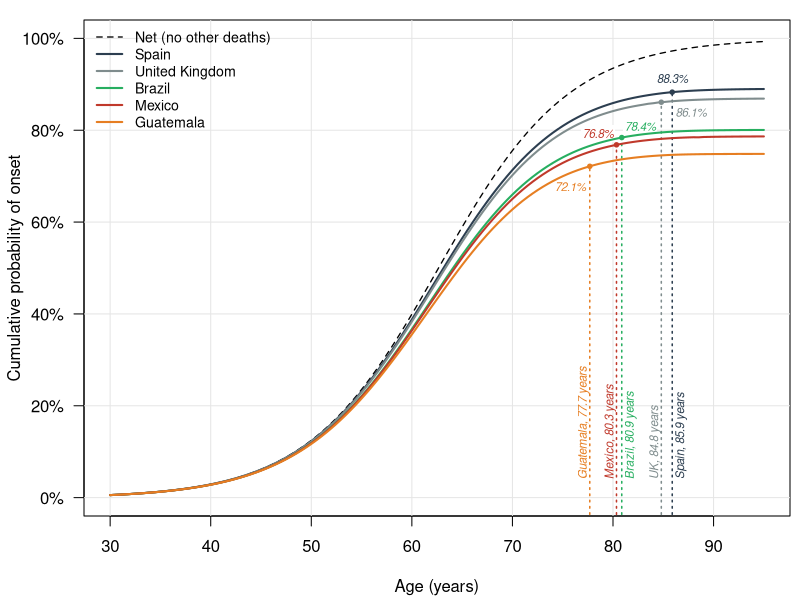
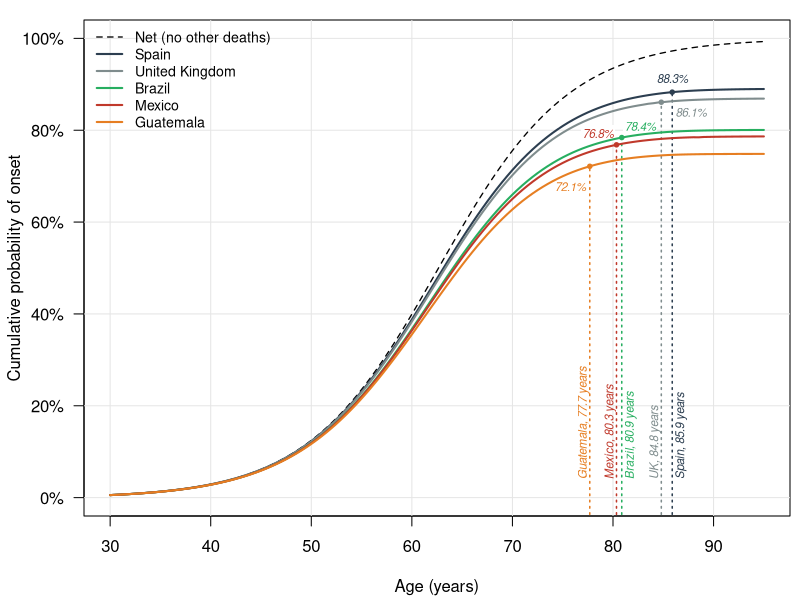
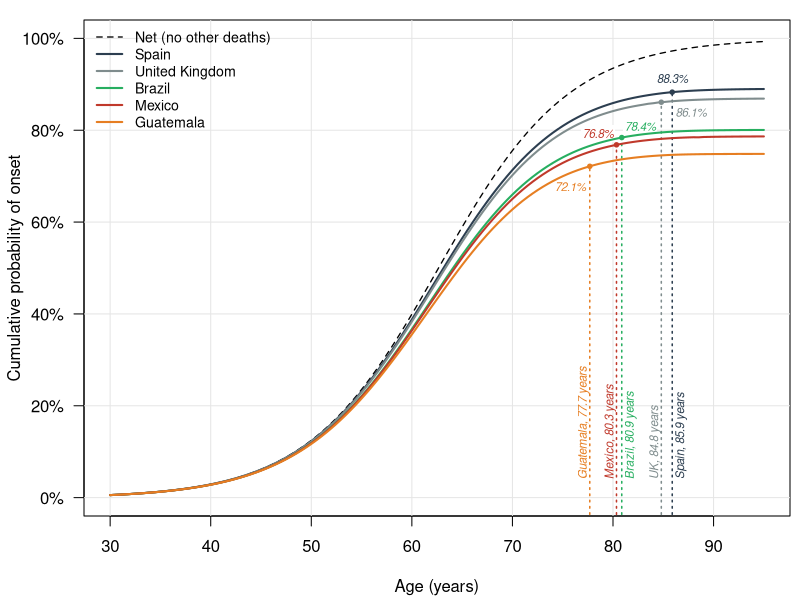

Reproduce these figures in R, in order. (Note: this script raises an error after producing the figures.)
################################################################################
## Crude versus net penetrance of Huntington's disease (HD) alleles under
## country-specific background mortality
##
## Produces every computed number in main.tex:
##   output/table1.csv          Table 1 (net and crude penetrance)
##   output/validation_*.csv    checks of the transcribed WHO data
##   output/sensitivity.csv     sensitivity analyses
##   output/checks.txt          text claims checked against the data
##   output/key-numbers.tex     LaTeX macros for the numbers quoted in the text
##   ../figures/figure1-crude-penetrance.{pdf,png}
##
## Run from the code/ folder:  Rscript crude_penetrance.R
## Base R only; no packages required.
################################################################################

dir.create("output", showWarnings = FALSE)

#-------------------------------------------------------------------------------
# 1. Inputs
#-------------------------------------------------------------------------------

## 1a. WHO Global Health Observatory life tables, both sexes.
##     nmx = age-specific death rate (indicator LIFE_0000000029)
##     ex  = life expectancy at the start of the age group (indicator LIFE_0000000035)
##     Source: https://ghoapi.azureedge.net/api/LIFE_0000000029 and .../LIFE_0000000035
##     filtered by SpatialDim (ISO3 country), TimeDim (year), Dim1 = SEX_BTSX.
##     Accessed 2026-10-09. SOURCES.md lists the exact query URLs.
lt <- read.csv("data/who_life_tables.csv", stringsAsFactors = FALSE)
lt <- lt[order(lt$country, lt$year, lt$age_start), ]

## Table order: high-income comparators, South America, Mexico and Central America
groups <- list("High-income comparators" = c("ESP", "SWE", "GBR", "CAN", "USA"),
               "South America" = c("CHL", "PER", "COL", "ARG", "BRA"),
               "Mexico and Central America" = c("MEX", "SLV", "HND", "GTM"))
countries <- unlist(groups, use.names = FALSE)
central_am <- c("SLV", "HND", "GTM")
cnames <- c(MEX = "Mexico", ESP = "Spain", SWE = "Sweden", GBR = "United Kingdom", CAN = "Canada", USA = "United States",
            ARG = "Argentina", CHL = "Chile", COL = "Colombia", PER = "Peru",
            BRA = "Brazil", SLV = "El Salvador", HND = "Honduras", GTM = "Guatemala")

## 1b. Age-at-onset model of Langbehn et al. (2004), Clin Genet 65:267-277.
##     Onset age ~ logistic(mean = mu(CAG), variance = sigma^2(CAG)):
##       mu(CAG)      = 21.54 + exp(9.556 - 0.1460 * CAG)
##       sigma^2(CAG) = 35.55 + exp(17.72 - 0.3269 * CAG)
##     The mean constants are confirmed in published secondary sources
##     (SOURCES.md). The variance constants MUST be checked against the
##     original paper and its 2004 erratum; Section 6 shows how much the
##     results move if sigma is 20% smaller or larger.
langbehn <- function(cag, sd_scale = 1) {
  mu <- 21.54 + exp(9.556 - 0.1460 * cag)
  sigma <- sqrt(35.55 + exp(17.72 - 0.3269 * cag)) * sd_scale
  s <- sigma * sqrt(3) / pi          # logistic scale parameter
  list(mu = mu, sigma = sigma,
       cdf = function(t) plogis(t, location = mu, scale = s),
       pdf = function(t) dlogis(t, location = mu, scale = s))
}

#-------------------------------------------------------------------------------
# 2. Background survival from a piecewise-constant hazard
#-------------------------------------------------------------------------------

## Within each WHO age group the death rate nmx is treated as a constant hazard.
## The open interval 85+ uses the WHO 85+ rate (main analysis) or 1/e85
## (sensitivity analysis, Section 6).
breaks <- c(0, 1, seq(5, 85, 5))
make_hazard <- function(cc, yr = 2019, open = "nmx") {
  d <- lt[lt$country == cc & lt$year == yr, ]
  h <- d$nmx
  if (open == "inv_e85") h[length(h)] <- 1 / d$ex[nrow(d)]
  function(t) h[findInterval(t, breaks)]
}

## Survival from age a0 to age t (t >= a0): exp(-integral of the hazard from a0 to t),
## computed exactly for a piecewise-constant hazard.
make_surv <- function(haz) {
  function(t, a0) {
    sapply(t, function(tt) {
      if (tt <= a0) return(1)
      knots <- sort(unique(c(a0, breaks[breaks > a0 & breaks < tt], tt)))
      exp(-sum(haz(knots[-length(knots)]) * diff(knots)))
    })
  }
}

## Life expectancy at age a: integral of S(t | a) from a to infinity
## (upper limit 130, where survival is effectively zero).
life_exp <- function(cc, a, yr = 2019, open = "nmx") {
  S <- make_surv(make_hazard(cc, yr, open))
  integrate(function(t) S(t, a), a, 130, subdivisions = 2000)$value
}

#-------------------------------------------------------------------------------
# 3. Validation of the transcribed WHO data
#-------------------------------------------------------------------------------

## 3a. Age-group check. With deaths spread evenly within a group (a_x = n/2),
##     the WHO ex values imply a survival probability p for each group:
##       e_x = n (1 + p) / 2 + p e_{x+n}   =>   p = (e_x - n/2) / (n/2 + e_{x+n})
##     and an implied death rate m = 2 (1 - p) / (n (1 + p)).
##     Comparing implied m with the transcribed nmx group by group detects a
##     transcription error in any single age group. Ages 0 and 1-4 are skipped
##     because WHO uses a_x well below n/2 at those ages.
val_group <- do.call(rbind, lapply(countries, function(cc) {
  d <- lt[lt$country == cc & lt$year == 2019, ]
  do.call(rbind, lapply(3:(nrow(d) - 1), function(i) {
    n <- d$age_start[i + 1] - d$age_start[i]
    p <- (d$ex[i] - n / 2) / (n / 2 + d$ex[i + 1])
    m_impl <- 2 * (1 - p) / (n * (1 + p))
    data.frame(country = cc, age_group = d$age_group[i], nmx_who = d$nmx[i],
               nmx_implied = m_impl, rel_diff = m_impl / d$nmx[i] - 1)
  }))
}))
write.csv(val_group, "output/validation_by_age_group.csv", row.names = FALSE)

## 3b. Life-expectancy check: e0, e40, e60 recomputed from nmx vs WHO ex.
who_ex <- function(cc, a, yr = 2019) lt$ex[lt$country == cc & lt$year == yr & lt$age_start == a]
val_ex <- do.call(rbind, lapply(countries, function(cc) {
  data.frame(country = cc,
             e0_who = who_ex(cc, 0),   e0_ours = life_exp(cc, 0),
             e40_who = who_ex(cc, 40), e40_ours = life_exp(cc, 40),
             e60_who = who_ex(cc, 60), e60_ours = life_exp(cc, 60))
}))
write.csv(val_ex, "output/validation_life_expectancy.csv", row.names = FALSE)

#-------------------------------------------------------------------------------
# 4. Net and crude penetrance
#-------------------------------------------------------------------------------

## Net penetrance by age t, among carriers without onset at age a0:
##   [F(t) - F(a0)] / [1 - F(a0)]
## Crude (lifetime) penetrance, among carriers alive and without onset at a0:
##   integral from a0 to infinity of f(u) S(u | a0) du / [1 - F(a0)]
## (Equation 1 in main.tex, conditioned on age a0.)
net_pen <- function(cag, t, a0 = 18, sd_scale = 1) {
  m <- langbehn(cag, sd_scale)
  (m$cdf(t) - m$cdf(a0)) / (1 - m$cdf(a0))
}
crude_pen <- function(cag, cc, a0 = 18, yr = 2019, open = "nmx", sd_scale = 1) {
  m <- langbehn(cag, sd_scale)
  S <- make_surv(make_hazard(cc, yr, open))
  num <- integrate(function(u) m$pdf(u) * S(u, a0), a0, 130, subdivisions = 2000)$value
  num / (1 - m$cdf(a0))
}

cags <- 40:45
tab <- do.call(rbind, lapply(cags, function(k) {
  m <- langbehn(k)
  crude <- sapply(countries, function(cc) crude_pen(k, cc))
  data.frame(cag = k, median_onset = m$mu, sd_onset = m$sigma,
             net65 = net_pen(k, 65), net75 = net_pen(k, 75), net85 = net_pen(k, 85),
             t(crude), gap_ESP_MEX = unname(crude["ESP"] - crude["MEX"]))
}))
write.csv(tab, "output/table1.csv", row.names = FALSE)
print(round(tab, 3))

#-------------------------------------------------------------------------------
# 5. Text claims checked against the data
#-------------------------------------------------------------------------------

sink("output/checks.txt")
cat("Claim: death rates in Mexico exceed those in Spain in every age group (2019)\n")
dm <- lt[lt$country == "MEX" & lt$year == 2019, ]
ds <- lt[lt$country == "ESP" & lt$year == 2019, ]
print(data.frame(age = dm$age_group, MEX = dm$nmx, ESP = ds$nmx, ratio = round(dm$nmx / ds$nmx, 2)))
cat("All ages higher in Mexico:", all(dm$nmx > ds$nmx), "\n\n")

cat("Claim: crude penetrance is lowest in Guatemala, Honduras, or El Salvador at every CAG,\n")
cat("and all three Central American countries are below Mexico at every CAG\n")
print(setNames(sapply(seq_along(cags), function(i) names(which.min(unlist(tab[i, countries])))), cags))
cat("All Central American < Mexico at every CAG:",
    all(sapply(seq_along(cags), function(i) all(unlist(tab[i, central_am]) < tab$MEX[i]))), "\n")
cat("Mexico rank (1 = lowest) by CAG:",
    sapply(seq_along(cags), function(i) rank(unlist(tab[i, countries]))[["MEX"]]), "\n\n")

cat("Claim: crude penetrance at 40 CAG tracks remaining life expectancy at 40\n")
e40 <- sapply(countries, function(cc) who_ex(cc, 40))
c40 <- unlist(tab[tab$cag == 40, countries])
print(data.frame(e40 = round(e40, 1), crude40 = round(c40, 3))[order(e40), ])
cat("Spearman correlation:", round(cor(e40, c40, method = "spearman"), 3), "\n\n")

cat("Claim: net penetrance by 65 for 40 and 50 repeats\n")
cat("40 CAG:", round(net_pen(40, 65), 3), "  50 CAG:", round(net_pen(50, 65), 4), "\n\n")

cat("Claim: share of carriers of 40 repeats dying before onset (1 - crude)\n")
for (cc in c("MEX", "ESP", "GTM")) {
  q <- 1 - tab[tab$cag == 40, cc]
  cat(cc, ": ", round(q, 3), " = about 1 in ", round(1 / q, 1), "\n", sep = "")
}
sink()

#-------------------------------------------------------------------------------
# 6. Sensitivity analyses
#-------------------------------------------------------------------------------

sens <- function(label, f) {
  do.call(rbind, lapply(c(40, 42, 45), function(k) {
    v <- sapply(c("MEX", "ESP", "GBR"), function(cc) f(k, cc))
    data.frame(analysis = label, cag = k, MEX = v[1], ESP = v[2], GBR = v[3],
               gap_ESP_MEX = v[2] - v[1], row.names = NULL)
  }))
}
## brute-force grid sum, to check integrate()
grid_crude <- function(k, cc, a0 = 18, dt = 0.001) {
  m <- langbehn(k); h <- make_hazard(cc)
  u <- seq(a0, 130, by = dt)
  S <- exp(-cumsum(c(0, h(u[-length(u)]) * dt)))
  sum(m$pdf(u) * S) * dt / (1 - m$cdf(a0))
}
sens_tab <- rbind(
  sens("main (2019, start 18, 85+ = WHO nmx)", function(k, cc) crude_pen(k, cc)),
  sens("85+ hazard = 1/e85",                   function(k, cc) crude_pen(k, cc, open = "inv_e85")),
  sens("2023 life tables",                     function(k, cc) crude_pen(k, cc, yr = 2023)),
  sens("start age 30",                         function(k, cc) crude_pen(k, cc, a0 = 30)),
  sens("onset SD x 0.8",                       function(k, cc) crude_pen(k, cc, sd_scale = 0.8)),
  sens("onset SD x 1.2",                       function(k, cc) crude_pen(k, cc, sd_scale = 1.2)),
  sens("grid sum, dt = 0.001",                 grid_crude)
)
write.csv(sens_tab, "output/sensitivity.csv", row.names = FALSE)
print(sens_tab, digits = 3)

#-------------------------------------------------------------------------------
# 7. LaTeX macros for every number quoted in main.tex
#-------------------------------------------------------------------------------

pct <- function(x, d = 1) formatC(100 * x, format = "f", digits = d)
yrs <- function(x) formatC(x, format = "f", digits = 1)
r <- function(k) tab[tab$cag == k, ]
macros <- c(
  "% Generated by code/crude_penetrance.R; do not edit by hand",
  sprintf("\\newcommand{\\eZeroMEX}{%s}", yrs(who_ex("MEX", 0))),
  sprintf("\\newcommand{\\eZeroESP}{%s}", yrs(who_ex("ESP", 0))),
  sprintf("\\newcommand{\\eZeroGBR}{%s}", yrs(who_ex("GBR", 0))),
  sprintf("\\newcommand{\\eFortyMEX}{%s}", yrs(who_ex("MEX", 40))),
  sprintf("\\newcommand{\\eFortyESP}{%s}", yrs(who_ex("ESP", 40))),
  sprintf("\\newcommand{\\medianFortyCAG}{%s}", formatC(r(40)$median_onset, format = "f", digits = 0)),
  sprintf("\\newcommand{\\netSixtyFiveFortyCAG}{%s}", pct(r(40)$net65)),
  sprintf("\\newcommand{\\netSeventyFiveFortyCAG}{%s}", pct(r(40)$net75)),
  sprintf("\\newcommand{\\crudeFortyMEX}{%s}", pct(r(40)$MEX)),
  sprintf("\\newcommand{\\crudeFortyESP}{%s}", pct(r(40)$ESP)),
  sprintf("\\newcommand{\\crudeFortySWE}{%s}", pct(r(40)$SWE)),
  sprintf("\\newcommand{\\crudeFortyCAN}{%s}", pct(r(40)$CAN)),
  sprintf("\\newcommand{\\crudeFortyGBR}{%s}", pct(r(40)$GBR)),
  sprintf("\\newcommand{\\gapForty}{%s}", pct(r(40)$gap_ESP_MEX)),
  sprintf("\\newcommand{\\gapFortyTwo}{%s}", pct(r(42)$gap_ESP_MEX)),
  sprintf("\\newcommand{\\gapFortyFive}{%s}", pct(r(45)$gap_ESP_MEX)),
  sprintf("\\newcommand{\\crudeFortyBRA}{%s}", pct(r(40)$BRA)),
  sprintf("\\newcommand{\\crudeFortySLV}{%s}", pct(r(40)$SLV)),
  sprintf("\\newcommand{\\crudeFortyHND}{%s}", pct(r(40)$HND)),
  sprintf("\\newcommand{\\crudeFortyGTM}{%s}", pct(r(40)$GTM)),
  sprintf("\\newcommand{\\eFortyGTM}{%s}", yrs(who_ex("GTM", 40))),
  sprintf("\\newcommand{\\gapFortyGTM}{%s}", pct(r(40)$ESP - r(40)$GTM)),
  sprintf("\\newcommand{\\spearmanForty}{%s}",
          formatC(cor(sapply(countries, function(cc) who_ex(cc, 40)),
                      unlist(r(40)[countries]), method = "spearman"), format = "f", digits = 2))
)
writeLines(macros, "output/key-numbers.tex")

#-------------------------------------------------------------------------------
# 8. Figure 1
#-------------------------------------------------------------------------------

## Median age at death among people alive at 18: the age t with S(t | 18) = 0.5.
## Shown as dotted vertical lines (labelled) in Figure 1, 40 CAG only.
median_death18 <- function(cc) {
  S <- make_surv(make_hazard(cc))
  uniroot(function(t) S(t, 18) - 0.5, c(18, 120))$root
}
fig_cc <- c("ESP", "GBR", "BRA", "MEX", "GTM")
med_death <- sapply(fig_cc, median_death18)
write.csv(data.frame(country = fig_cc, median_age_at_death_from18 = med_death),
          "output/median_death_from18.csv", row.names = FALSE)

## Macros for the worked example in Supplementary Methods S1 (40 CAG; Mexico and Spain),
## appended to output/key-numbers.tex
m40 <- langbehn(40)
S_mex <- make_surv(make_hazard("MEX")); S_esp <- make_surv(make_hazard("ESP"))
nmx_at <- function(cc, a) lt$nmx[lt$country == cc & lt$year == 2019 & lt$age_start == a]
dot_at <- function(cc) {
  S <- make_surv(make_hazard(cc))
  integrate(function(u) m40$pdf(u) * S(u, 18), 18, med_death[[cc]])$value / (1 - m40$cdf(18))
}
grid40 <- sens_tab[sens_tab$analysis == "grid sum, dt = 0.001" & sens_tab$cag == 40, ]
main40 <- sens_tab[grepl("^main", sens_tab$analysis) & sens_tab$cag == 40, ]
f4 <- function(x) formatC(x, format = "f", digits = 4)
write(c(
  "% Worked example, Supplementary Methods S1",
  sprintf("\\newcommand{\\muFortyCAG}{%s}", yrs(m40$mu)),
  sprintf("\\newcommand{\\sdFortyCAG}{%s}", yrs(m40$sigma)),
  sprintf("\\newcommand{\\scaleFortyCAG}{%s}", formatC(m40$sigma * sqrt(3) / pi, format = "f", digits = 2)),
  sprintf("\\newcommand{\\FeighteenFortyCAG}{%s}", formatC(m40$cdf(18), format = "f", digits = 4)),
  sprintf("\\newcommand{\\hTwentyMEX}{%s}", f4(nmx_at("MEX", 20))),
  sprintf("\\newcommand{\\hSixtyMEX}{%s}", f4(nmx_at("MEX", 60))),
  sprintf("\\newcommand{\\hEightyMEX}{%s}", f4(nmx_at("MEX", 80))),
  sprintf("\\newcommand{\\hFifteenMEX}{%s}", formatC(nmx_at("MEX", 15), format = "f", digits = 6)),
  sprintf("\\newcommand{\\survSixtyMEX}{%s}", pct(S_mex(60, 18))),
  sprintf("\\newcommand{\\survEightyMEX}{%s}", pct(S_mex(80, 18))),
  sprintf("\\newcommand{\\survSixtyESP}{%s}", pct(S_esp(60, 18))),
  sprintf("\\newcommand{\\survEightyESP}{%s}", pct(S_esp(80, 18))),
  sprintf("\\newcommand{\\medDeathMEX}{%s}", yrs(med_death[["MEX"]])),
  sprintf("\\newcommand{\\medDeathESP}{%s}", yrs(med_death[["ESP"]])),
  sprintf("\\newcommand{\\medDeathGTM}{%s}", yrs(med_death[["GTM"]])),
  sprintf("\\newcommand{\\dotMEX}{%s}", pct(dot_at("MEX"))),
  sprintf("\\newcommand{\\gridDiffMax}{%s}",
          formatC(100 * max(abs(unlist(grid40[c("MEX", "ESP", "GBR")]) -
                                unlist(main40[c("MEX", "ESP", "GBR")]))), format = "f", digits = 3))
), "output/key-numbers.tex", append = TRUE)

draw_fig <- function() {
  par(mar = c(4.2, 4.2, 1, 0.5))
  cols <- c(ESP = "#2c3e50", GBR = "#7f8c8d", BRA = "#27ae60", MEX = "#c0392b", GTM = "#e67e22")
  ages <- seq(30, 95, by = 0.5)
  k <- 40
  m <- langbehn(k)
  plot(ages, net_pen(k, ages), type = "n", ylim = c(0, 1), las = 1, yaxt = "n",
       xlab = "Age (years)", ylab = "Cumulative probability of onset")
  axis(2, at = seq(0, 1, 0.2), labels = paste0(seq(0, 100, 20), "%"), las = 1)
  abline(h = seq(0, 1, 0.2), v = seq(30, 90, 10), col = "grey90")
  ## Dotted lines at the median age at death from 18, labelled vertically in small italics
  ## Each dotted line stops where it meets its own country's crude curve
  y_stop <- sapply(names(cols), function(cc) {
    S <- make_surv(make_hazard(cc))
    integrate(function(u) m$pdf(u) * S(u, 18), 18, med_death[cc])$value / (1 - m$cdf(18))
  })
  segments(med_death[names(cols)], -0.05, med_death[names(cols)], y_stop,
           col = cols, lty = 3, lwd = 1.5)
  points(med_death[names(cols)], y_stop, pch = 19, cex = 0.6, col = cols)
  ## Crude penetrance reached by the median age at death, printed at each dot
  ## Spain above the dot; Brazil above-right; Mexico above-left; Guatemala below-left;
  ## UK below and to the right of the Spain line, clear of lines and each other
  dx <- c(ESP = 0, GBR = 1.4, BRA = 0.3, MEX = -0.3, GTM = -0.4)
  dy <- c(ESP = 0.02, GBR = -0.012, BRA = 0.015, MEX = 0.015, GTM = -0.035)
  adj_lab <- list(ESP = c(0.5, 0), GBR = c(0, 1), BRA = c(0, 0), MEX = c(1, 0), GTM = c(1, 1))
  for (cc in names(cols)) {
    lab <- sprintf("%.1f%%", 100 * y_stop[cc])
    aj <- adj_lab[[cc]]
    x0 <- med_death[cc] + dx[cc]; y0 <- y_stop[cc] + dy[cc]
    w <- strwidth(lab, cex = 0.7, font = 3); h <- strheight(lab, cex = 0.7, font = 3)
    rect(x0 - aj[1] * w - 0.15, y0 - aj[2] * h - 0.008, x0 + (1 - aj[1]) * w + 0.15,
         y0 + (1 - aj[2]) * h + 0.008, col = "white", border = NA)
    text(x0, y0, lab, adj = aj, font = 3, cex = 0.7, col = cols[cc])
  }
  write.csv(data.frame(country = names(cols), median_age_at_death_from18 = med_death[names(cols)],
                       crude_penetrance_by_that_age = y_stop),
            "output/median_death_from18.csv", row.names = FALSE)
  lab_nm <- c(ESP = "Spain", GBR = "UK", BRA = "Brazil", MEX = "Mexico", GTM = "Guatemala")
  side <- c(ESP = 1, GBR = -1, BRA = 1, MEX = -1, GTM = -1)   # Spain right of its line to avoid the UK label
  for (cc in names(cols))
    text(med_death[cc] + 0.3 * side[cc], 0.04, sprintf("%s, %.1f years", lab_nm[cc], med_death[cc]),
         srt = 90, font = 3, cex = 0.7, col = cols[cc], adj = c(0, if (side[cc] > 0) 1 else 0))
  lines(ages, net_pen(k, ages), lty = 2, lwd = 1.3)
  for (cc in names(cols)) {
    S <- make_surv(make_hazard(cc))
    ci <- sapply(ages, function(a)
      integrate(function(u) m$pdf(u) * S(u, 18), 18, a)$value) / (1 - m$cdf(18))
    lines(ages, ci, col = cols[cc], lwd = 2)
  }
  legend("topleft", bty = "n", cex = 0.85,
         legend = c("Net (no other deaths)", cnames[names(cols)]),
         lty = c(2, rep(1, length(cols))), lwd = c(1.3, rep(2, length(cols))), col = c("black", cols))
}
draw_fig()
pdf("../figures/figure1-crude-penetrance.pdf", width = 9, height = 4.2); draw_fig(); invisible(dev.off())
png("../figures/figure1-crude-penetrance.png", width = 9, height = 4.2, units = "in", res = 200); draw_fig(); invisible(dev.off())

#-------------------------------------------------------------------------------
# 9. Table 1 as LaTeX (../tables/table1-crude-penetrance.tex)
#-------------------------------------------------------------------------------

f3 <- function(x) formatC(x, format = "f", digits = 3)
## Rows: countries (grouped); columns: life expectancy at 0 and 40, crude penetrance for 40 to 45 CAG
row_for <- function(cc) paste(c(cnames[[cc]], yrs(who_ex(cc, 0)), yrs(who_ex(cc, 40)),
                                f3(tab[[cc]])), collapse = " & ")
body <- unlist(lapply(names(groups), function(g)
  c(sprintf("\\multicolumn{9}{l}{\\textit{%s}} \\\\", g),
    paste0("\\quad ", sapply(groups[[g]], row_for), " \\\\"))))
tex <- c(
  "% Generated by code/crude_penetrance.R; do not edit by hand",
  "\\begin{table}[h!]",
  "\\centering",
  "\\caption{\\textbf{Net and crude probability of Huntington's disease onset by CAG repeat length and country.} Net probabilities assume no death from other causes; crude probabilities give the probability of onset before death from other causes under 2019 national mortality. All probabilities are conditional on survival without onset to age 18.}",
  "\\label{tab:crude}",
  "\\small",
  "\\begin{tabular}{lcccccccc}",
  "\\toprule",
  " & \\multicolumn{2}{c}{Life expectancy} & \\multicolumn{6}{c}{CAG repeat length} \\\\",
  "\\cmidrule(lr){2-3} \\cmidrule(lr){4-9}",
  paste0(" & At birth & At 40 & ", paste(cags, collapse = " & "), " \\\\"),
  "\\midrule",
  paste0("Median age at onset & & & ", paste(formatC(tab$median_onset, format = "f", digits = 1), collapse = " & "), " \\\\"),
  paste0("Net penetrance by age 75 & & & ", paste(f3(tab$net75), collapse = " & "), " \\\\"),
  "\\midrule",
  "\\multicolumn{9}{l}{Crude lifetime penetrance} \\\\",
  body,
  "\\bottomrule",
  "\\end{tabular}",
  "\\begin{minipage}{\\linewidth}",
  "\\vspace{0.5em}",
  "\\footnotesize",
  "Note: The onset distribution follows the logistic model of \\citet{langbehn2004new}, with median onset (years) equal to $21.54 + \\exp(9.556 - 0.146 \\times \\text{CAG})$. Background mortality uses age-specific death rates for both sexes from the World Health Organization Global Health Observatory life tables for 2019 \\citep{who2019lifetables}, the last year before the COVID-19 pandemic, treated as constant within each age group. Life expectancies (years) are the values published by the World Health Organization for 2019.",
  "\\end{minipage}",
  "\\end{table}"
)
writeLines(tex, "../tables/table1-crude-penetrance.tex")

#-------------------------------------------------------------------------------
# 10. Supplementary Table S1 as LaTeX (../tables/tableS1-sensitivity.tex)
#-------------------------------------------------------------------------------

labs <- c("main (2019, start 18, 85+ = WHO nmx)" = "Main analysis",
          "85+ hazard = 1/e85" = "Death rate at 85+ set to $1/e_{85}$",
          "2023 life tables" = "2023 life tables",
          "start age 30" = "Conditional on age 30 instead of 18",
          "onset SD x 0.8" = "Onset standard deviation $\\times$ 0.8",
          "onset SD x 1.2" = "Onset standard deviation $\\times$ 1.2",
          "grid sum, dt = 0.001" = "Grid sum, step 0.001 years")
rows <- sapply(seq_len(nrow(sens_tab)), function(i) with(sens_tab[i, ],
  paste(labs[analysis], cag, f3(MEX), f3(ESP), f3(GBR),
        formatC(100 * gap_ESP_MEX, format = "f", digits = 1), sep = " & ")))
texS <- c(
  "% Generated by code/crude_penetrance.R; do not edit by hand",
  "\\begin{table}[h!]",
  "\\centering",
  "\\caption{\\textbf{Sensitivity of crude lifetime penetrance to analytic choices.}}",
  "\\label{tab:sensitivity}",
  "\\small",
  "\\begin{tabular}{lccccc}",
  "\\toprule",
  "Analysis & CAG & Mexico & Spain & UK & Gap (points) \\\\",
  "\\midrule",
  paste0(rows, " \\\\"),
  "\\bottomrule",
  "\\end{tabular}",
  "\\begin{minipage}{\\linewidth}",
  "\\vspace{0.5em}",
  "\\footnotesize",
  "Note: Gap is crude penetrance in Spain minus crude penetrance in Mexico, in percentage points. The standard deviation rows rescale the onset standard deviation of \\citet{langbehn2004new} at every repeat length. UK, United Kingdom.",
  "\\end{minipage}",
  "\\end{table}"
)
writeLines(texS, "../tables/tableS1-sensitivity.tex")

sessionInfo()

#-------------------------------------------------------------------------------
# 11. Supplementary Table S2: survival from age 18 in Mexico, term by term
#     (worked example for Step 4 of Supplementary Methods S1)
#-------------------------------------------------------------------------------

mx_mex <- lt[lt$country == "MEX" & lt$year == 2019 & lt$age_start >= 15 & lt$age_start < 80, ]
yrs_in <- pmin(mx_mex$age_start + 5, 80) - pmax(mx_mex$age_start, 18)   # years of each group between 18 and 80
contrib <- mx_mex$nmx * yrs_in
cumH <- cumsum(contrib)
end_age <- mx_mex$age_start + 5
S2 <- data.frame(group = sprintf("%d--%d", mx_mex$age_start, mx_mex$age_start + 4),
                 years = yrs_in, nmx = mx_mex$nmx, contrib = contrib, cumH = cumH,
                 S = exp(-cumH), end_age = end_age)
stopifnot(abs(exp(-cumH[end_age == 60]) - S_mex(60, 18)) < 1e-12,
          abs(exp(-cumH[end_age == 80]) - S_mex(80, 18)) < 1e-12)
f6 <- function(x) formatC(x, format = "f", digits = 6)
rowsS2 <- with(S2, sprintf("%s & %d & %s & %s & %s & %s & %s \\\\", group, years, f6(nmx),
                           f6(contrib), f6(cumH), end_age, formatC(100 * S, format = "f", digits = 1)))
texS2 <- c(
  "% Generated by code/crude_penetrance.R; do not edit by hand",
  "\\begin{table}[h!]",
  "\\centering",
  "\\caption{\\textbf{Survival from age 18 in Mexico, 2019, computed term by term.} Each row adds the death rate of one World Health Organization age group times the number of years of that group between age 18 and the end of the group. The cumulative hazard $H$ is the running sum of the contributions, and survival from age 18 to the end of the group is $\\exp(-H)$.}",
  "\\label{tab:S2}",
  "\\footnotesize",
  "\\begin{tabular}{lrcccrc}",
  "\\toprule",
  "Age & Years & Death rate & & Cumulative & & Survival \\\\",
  "group & after 18 & ${}_n m_x$ & Contribution & hazard $H$ & To age & (\\%) \\\\",
  "\\midrule",
  rowsS2,
  "\\bottomrule",
  "\\end{tabular}",
  "\\end{table}"
)
writeLines(texS2, "../tables/tableS2-survival-mex.tex")
write(c(
  sprintf("\\newcommand{\\cumHazSixtyMEX}{%s}", formatC(cumH[end_age == 60], format = "f", digits = 4)),
  sprintf("\\newcommand{\\cumHazEightyMEX}{%s}", formatC(cumH[end_age == 80], format = "f", digits = 4)),
  sprintf("\\newcommand{\\cumHazSixtyEightyMEX}{%s}", formatC(cumH[end_age == 80] - cumH[end_age == 60], format = "f", digits = 4))
), "output/key-numbers.tex", append = TRUE)
## Rates written out for the explicit sums in Step 4
g2055 <- mx_mex$age_start >= 20 & mx_mex$age_start <= 55
g6075 <- mx_mex$age_start >= 60 & mx_mex$age_start <= 75
write(c(
  sprintf("\\newcommand{\\ratesTwentyThirtyFiveMEX}{%s}", paste(f6(mx_mex$nmx[g2055][1:4]), collapse = " + ")),
  sprintf("\\newcommand{\\ratesFortyFiftyFiveMEX}{%s}", paste(f6(mx_mex$nmx[g2055][5:8]), collapse = " + ")),
  sprintf("\\newcommand{\\sumRatesTwentyFiftyFiveMEX}{%s}", f6(sum(mx_mex$nmx[g2055]))),
  sprintf("\\newcommand{\\ratesSixtySeventyFiveMEX}{%s}", paste(f6(mx_mex$nmx[g6075]), collapse = " + ")),
  sprintf("\\newcommand{\\sumRatesSixtySeventyFiveMEX}{%s}", f6(sum(mx_mex$nmx[g6075]))),
  sprintf("\\newcommand{\\hFifteenMEXsix}{%s}", f6(mx_mex$nmx[mx_mex$age_start == 15]))
), "output/key-numbers.tex", append = TRUE)
